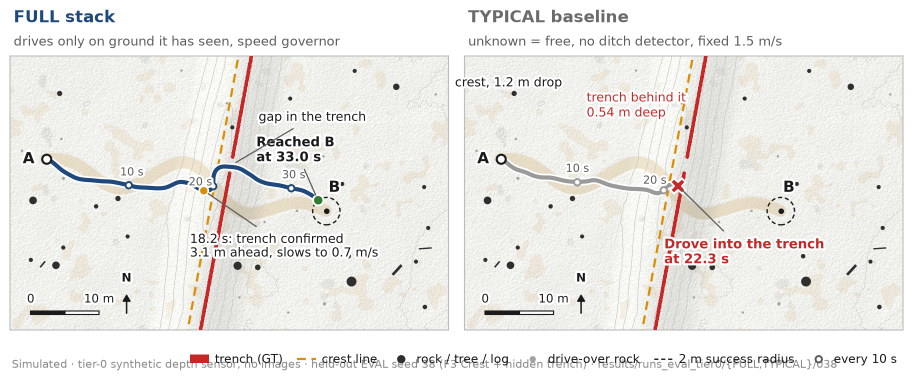
#> input picture deck_assets/final/run_map_pair.png, 1825 x 761 px (shown at 1/2 size)
$ python slot_crops.py
#> lines starting #> are read from the running program, lines starting #| are printed output that depends on the picture; after the words box and inside, x2 and y2 are one past the last pixel; in counts of white or black regions, pixels touching at a corner belong together
"""Deck slot crops of figures whose full version carries prose the slide caption already holds.

Run from the repo root after the source figures are regenerated:
    python deck_assets/final/src/slot_crops.py

run_map_pair_slot.png  the two map panels of run_map_pair.png (titles, subtitles, maps), without the
                       under-panel text, legend and footnotes; the slide's Fig. 3 caption carries the
                       symbol key, the numbers and the selection disclosure. Same pixels, no resampling.
console_costmap_slot.png  the costmap raster of console_1.png with its callouts and the whole scale bar.
"""
from __future__ import annotations

import logging
from pathlib import Path

import numpy as np
from PIL import Image

LOG = logging.getLogger("slot_crops")
OUT = Path(__file__).resolve().parents[1]
FRAME_LUMA_MAX = 215  # map-panel border rows are darker than this across the panel width
FRAME_MIN_FRAC = 0.9  # fraction of the left panel's width a border row must cover
BORDER_PAD_PX = 4  # keep a few white pixels under the border


def panel_bottom(gray: np.ndarray, x0: int, x1: int, y_from: int) -> int:
    """Last row at or after ``y_from`` that is a panel border across columns x0..x1 (bottom frame line)."""
    rows = [y for y in range(y_from, gray.shape[0]) if (gray[y, x0:x1] < FRAME_LUMA_MAX).mean() > FRAME_MIN_FRAC]
    if not rows:
        raise ValueError("no panel border found")
    first = rows[0]
    run = [y for y in rows if y - first < 6]  # the border is a line a few px thick
    return run[-1]


def run_map_pair_slot() -> Path:
    src = OUT / "run_map_pair.png"
    im = Image.open(src).convert("RGB")
    gray = np.asarray(im.convert("L")).astype(int)
    w = im.size[0]
#> w = 1825
    # the left panel spans about 1% .. 49% of the width; search below the top third (titles are above)
    y = panel_bottom(gray, int(0.014 * w), int(0.488 * w), gray.shape[0] // 3)
#> in panel_bottom, `rows = [y for y in range(y_from, gray.shape[0]) if (gray[y, x0:x1] < F..`: rows = [659, 660]
#> in panel_bottom, `first = rows[0]`: first = 659
#> in panel_bottom, `run = [y for y in rows if y - first < 6]`: run = [659, 660]
#> y = 660
    out = OUT / "run_map_pair_slot.png"
    im.crop((0, 0, w, min(gray.shape[0], y + 1 + BORDER_PAD_PX))).save(out)
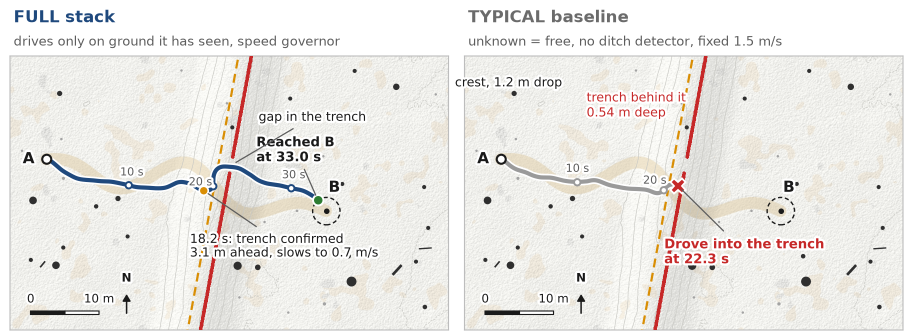
#> saved as run_map_pair_slot.png: PIL image 1825x665 RGB (shown at 1/2 size); mean R, G, B 235.2, 233.1, 229.5
    LOG.info("wrote %s %s", out, Image.open(out).size)
    return out


SAT_MIN = 60  # max-min channel spread of a costmap cell colour (the page chrome is near-grey)
SAT_ROW_FRAC = 0.5  # a costmap row is mostly coloured cells
CROP_PAD_PX = 6
BAR_LUMA_MAX = 80  # the scale bar is drawn in near-black ink
BAR_SEARCH_PX = 80  # the scale-bar box sits in the raster's bottom rows and may overhang its right edge
BAR_BOX_PAD_PX = 12  # the box's white margin right of the bar's end cap


def scale_bar_right(gray: np.ndarray, x1: int, y1: int) -> int:
    """Rightmost dark pixel of the scale bar in the raster's bottom rows, searching just past column x1."""
    band = gray[max(0, y1 - BAR_SEARCH_PX):y1 + 1, x1:min(gray.shape[1], x1 + BAR_SEARCH_PX)]
    cols = np.where((band < BAR_LUMA_MAX).any(0))[0]
    if not cols.size or cols[0] > 2:
        return x1
    end = int(cols[0])
    for c in cols[1:]:  # the bar runs on from x1; stop at the first gap (the next panel's ink is further right)
        if c - end > 2:
            break
        end = int(c)
    return x1 + end + BAR_BOX_PAD_PX


def console_costmap_slot() -> Path:
    """console_costmap_slot.png: the costmap raster of console_1.png with its numbered callouts.

    The raster is the longest run of rows whose left-half pixels are mostly saturated colour
    (the green mode banner above it is a shorter run); columns likewise. The right edge is widened to
    take in the scale bar, whose box overhangs the raster.
    """
    src = OUT / "console_1.png"
    im = Image.open(src).convert("RGB")
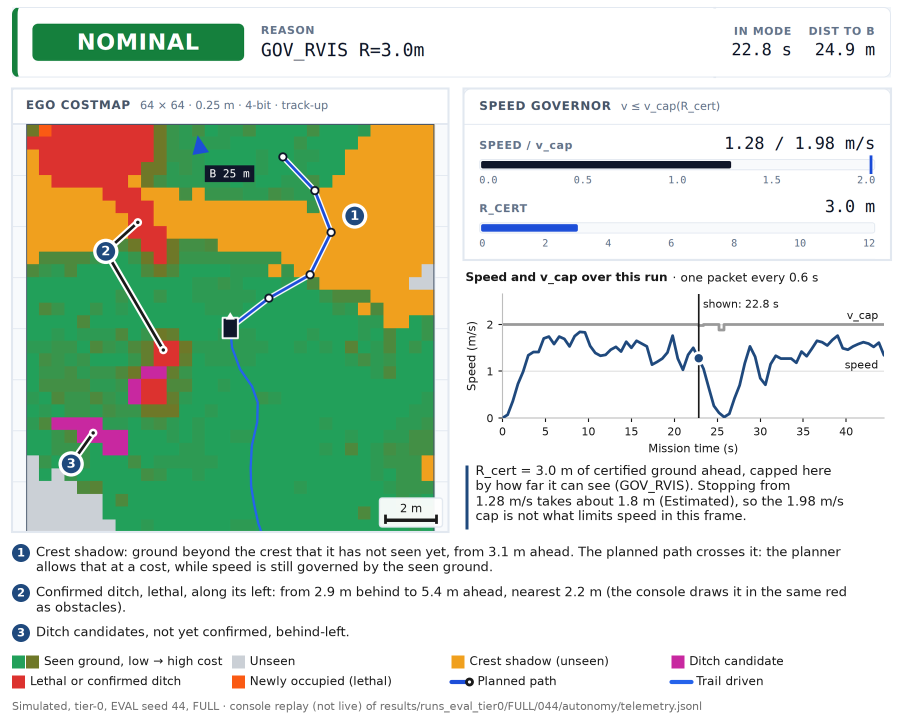
#> input picture deck_assets/final/console_1.png, 1800 x 1434 px (shown at 1/2 size)
#> im: PIL image 1800x1434 RGB
    a = np.asarray(im).astype(int)
    sat = (a.max(2) - a.min(2)) > SAT_MIN
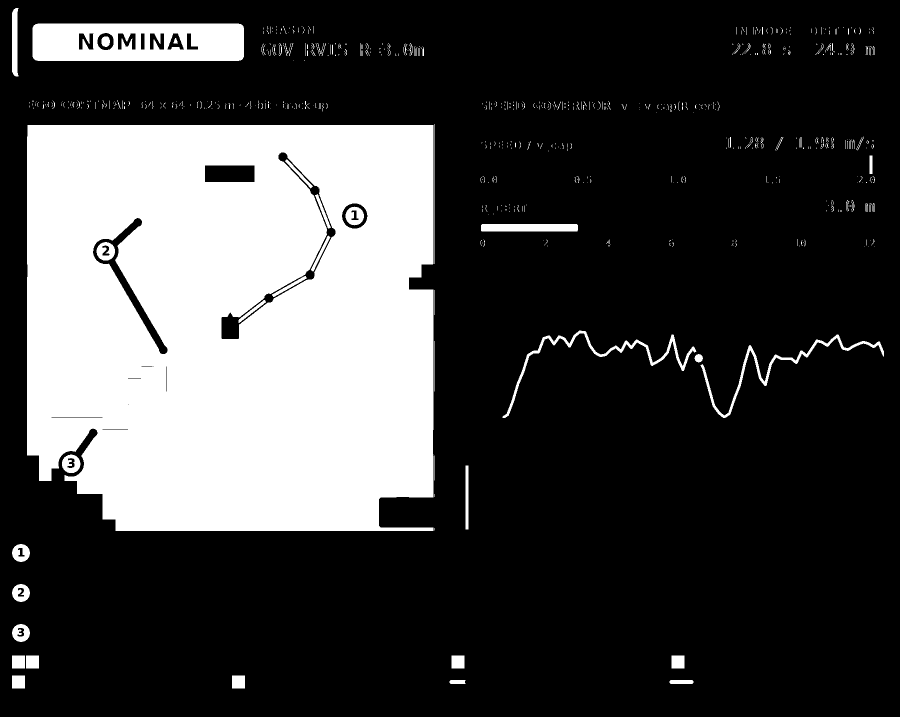
#> sat: shape (1434, 1800) bool (shown at 1/2 size); 26.1% white; 693 white regions (583 under 20 px), largest, box (x1, y1, x2, y2) and area: (54, 250, 867, 1062) 614288, (65, 47, 488, 122) 27654, (1005, 661, 1393, 836) 3884
    half = a.shape[1] // 2
#> half = 900
    rows = sat[:, :half].mean(1) > SAT_ROW_FRAC
    runs, start = [], None
    for y, on in enumerate(list(rows) + [False]):
        if on and start is None:
            start = y
        elif not on and start is not None:
            runs.append((start, y - 1))
            start = None
#> this loop made 1435 passes
#> start on passes 100, 251: 99, 250
#> after the loop, runs = [(99, 111), (250, 1061)]
    y0, y1 = max(runs, key=lambda r: r[1] - r[0])
#> y0 = 250; y1 = 1061
    cols = np.where(sat[y0:y1 + 1, :half].mean(0) > SAT_ROW_FRAC)[0]
#> cols = 814 values from 54 to 868
    x0, x1 = int(cols.min()), int(cols.max())
#> x0 = 54; x1 = 868
    x1 = max(x1, scale_bar_right(np.asarray(im.convert("L")).astype(int), x1, y1))
#> in scale_bar_right, `band = gray[max(0, y1 - BAR_SEARCH_PX):y1 + 1, x1:min(gray.shape[1], x..`:
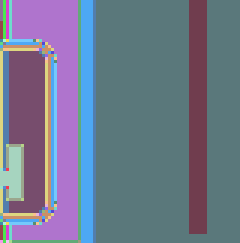
#> band: shape (81, 80) int64 (shown 3 times larger); 36 distinct labels, from 26 to 255; one colour per label, 0 black
#> in scale_bar_right, `cols = np.where((band < BAR_LUMA_MAX).any(0))[0]`: cols = [0, 1, 2, 3, 4, 5, 6, 7, 63, 64, 65, 66, 67, 68]
#> in scale_bar_right, `end = int(cols[0])`: end = 0
#> the loop in scale_bar_right, `for c in cols[1:]:  # the bar runs on from x1; stop at the first gap (..` made 8 passes
#> c on pass 8: 63
#> x1 = 887
    out = OUT / "console_costmap_slot.png"
    im.crop((max(0, x0 - CROP_PAD_PX), max(0, y0 - CROP_PAD_PX), x1 + 1 + CROP_PAD_PX, y1 + 1 + CROP_PAD_PX)).save(out)
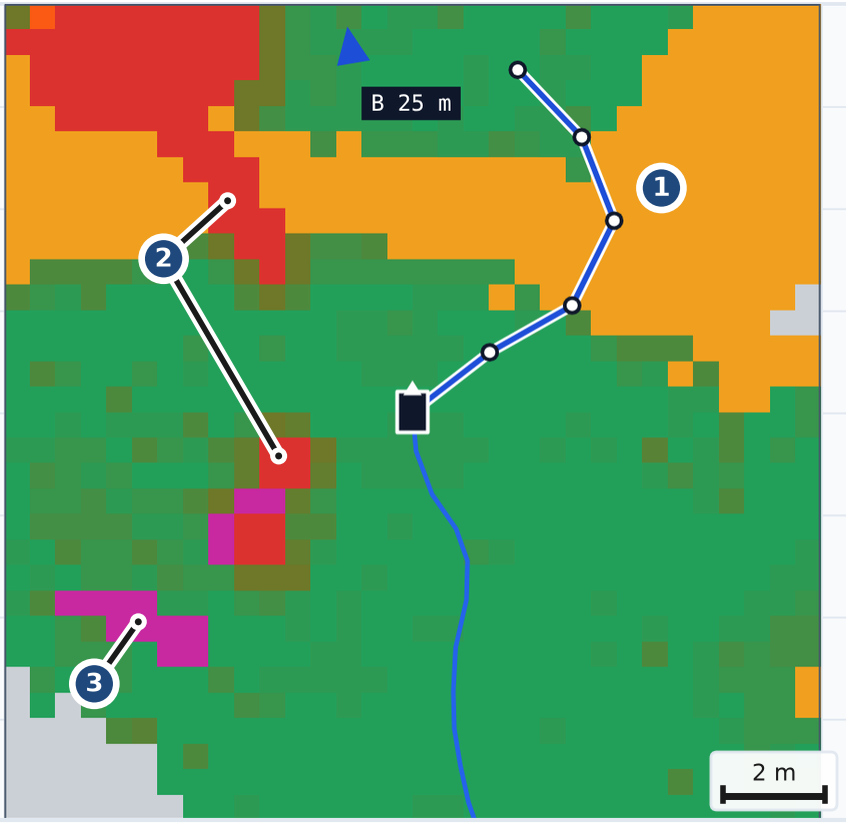
#> saved as console_costmap_slot.png: PIL image 846x824 RGB; mean R, G, B 111.2, 153.3, 87.4
    LOG.info("wrote %s %s (raster x %d..%d, y %d..%d)", out, Image.open(out).size, x0, x1, y0, y1)
    return out


SLOTS = OUT.parent / "slots"
INK_LUMA_MAX = 235  # any pixel darker than this counts as drawn ink when looking for an empty gutter column


def split_at_gutter(src: Path) -> tuple[Path, Path]:
    """Split a wide slot figure into left/right halves at the empty column nearest its centre.

    Canva renders very wide uploads (e.g. 3584 px) from a downsampled copy, which blurs small text;
    two halves of about 1800 px each, placed edge to edge on the slide, stay sharp.
    """
    im = Image.open(src).convert("RGB")
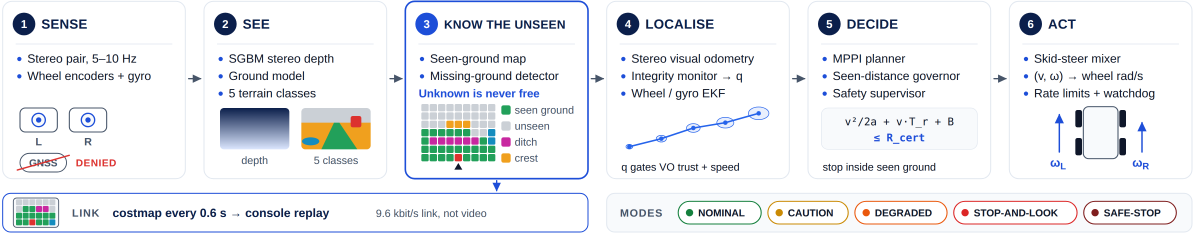
#> input picture deck_assets/slots/s2_how_it_works.png, 3584 x 712 px (shown at 1/3 size)
#> im is the input picture: PIL image 3584x712 RGB; mean R, G, B 236.2, 237.8, 240.5
    ink = (np.asarray(im) < INK_LUMA_MAX).any(2).sum(0)
#> ink = 3584 values, max 601 at index 1762, min 0 at index 0, mean 94.33
    empty = np.where(ink == 0)[0]
#> empty = 24 values from 0 to 3583
    if not empty.size:
        raise ValueError(f"{src.name}: no empty column to split at")
    x = int(empty[np.argmin(np.abs(empty - im.size[0] // 2))])
#> x = 1771
    while x - 1 in empty:  # start of that empty gutter run, so the cut is reproducible
        x -= 1
#> this loop made 4 passes
#> x on passes 1 to 4: 1770, 1769, 1768, 1767
#> after the loop, x = 1767
    left, right = src.with_name(f"{src.stem}_left.png"), src.with_name(f"{src.stem}_right.png")
    im.crop((0, 0, x, im.size[1])).save(left)
    im.crop((x, 0, im.size[0], im.size[1])).save(right)
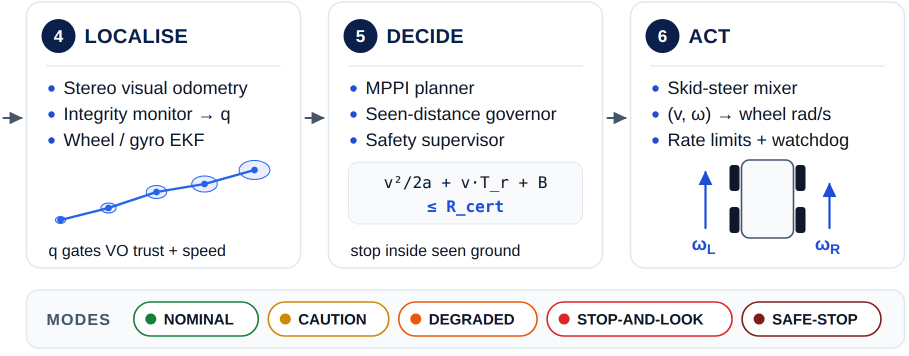
#> saved as s2_how_it_works_right.png: PIL image 1817x712 RGB (shown at 1/2 size); mean R, G, B 240.5, 241, 243
    LOG.info("split %s at x=%d -> %s, %s", src.name, x, Image.open(left).size, Image.open(right).size)
    return left, right


if __name__ == "__main__":
    logging.basicConfig(level=logging.INFO, format="%(levelname)s %(message)s")
    run_map_pair_slot()
    console_costmap_slot()
    split_at_gutter(SLOTS / "s2_how_it_works.png")
